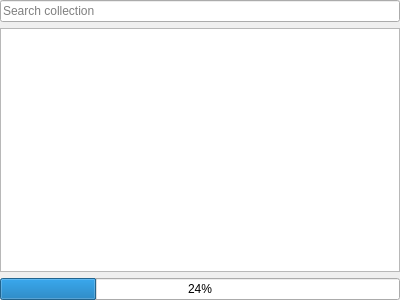
<?xml version="1.0" encoding="UTF-8"?>
<ui version="4.0">
 <class>CollectionWidget</class>
 <widget class="QWidget" name="CollectionWidget">
  <property name="geometry">
   <rect>
    <x>0</x>
    <y>0</y>
    <width>400</width>
    <height>300</height>
   </rect>
  </property>
  <property name="windowTitle">
   <string/>
  </property>
  <layout class="QVBoxLayout" name="verticalLayout">
   <property name="margin">
    <number>0</number>
   </property>
   <item>
    <widget class="QLineEdit" name="CollectionFilter_">
     <property name="placeholderText">
      <string>Search collection</string>
     </property>
    </widget>
   </item>
   <item>
    <widget class="QTreeView" name="CollectionTree_">
     <property name="contextMenuPolicy">
      <enum>Qt::CustomContextMenu</enum>
     </property>
     <property name="dragEnabled">
      <bool>true</bool>
     </property>
     <property name="alternatingRowColors">
      <bool>true</bool>
     </property>
     <property name="selectionMode">
      <enum>QAbstractItemView::ExtendedSelection</enum>
     </property>
     <attribute name="headerVisible">
      <bool>false</bool>
     </attribute>
    </widget>
   </item>
   <item>
    <widget class="QProgressBar" name="ScanProgress_">
     <property name="value">
      <number>24</number>
     </property>
     <property name="format">
      <string notr="true">%p%</string>
     </property>
    </widget>
   </item>
  </layout>
 </widget>
 <resources/>
 <connections/>
</ui>
